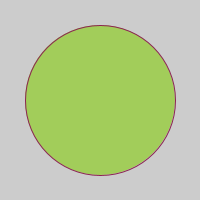
Frame 1 (no input)
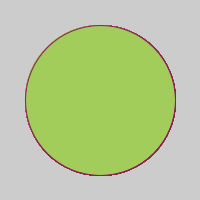
Frame 60 (the mouse pressed at the canvas centre just before this capture)
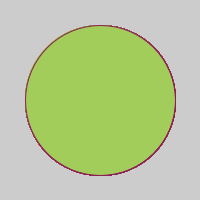
Frame 120 (the mouse held since frame 60 and released just before this capture)

The Processing sketch that drew these frames (run headless with seeded random() and noise(); from frame 60 on, the mouse is pressed at the canvas centre):

// Processing sketch: ellipse
// ── ellipse.pde
void setup() {
  size(200, 200);
}

void draw() {
  // 圆的边界色
  stroke(#8B2252);

  // 圆的填充色
  fill(#A2CD5A);

  ellipse(100, 100, 150, 150);
}
